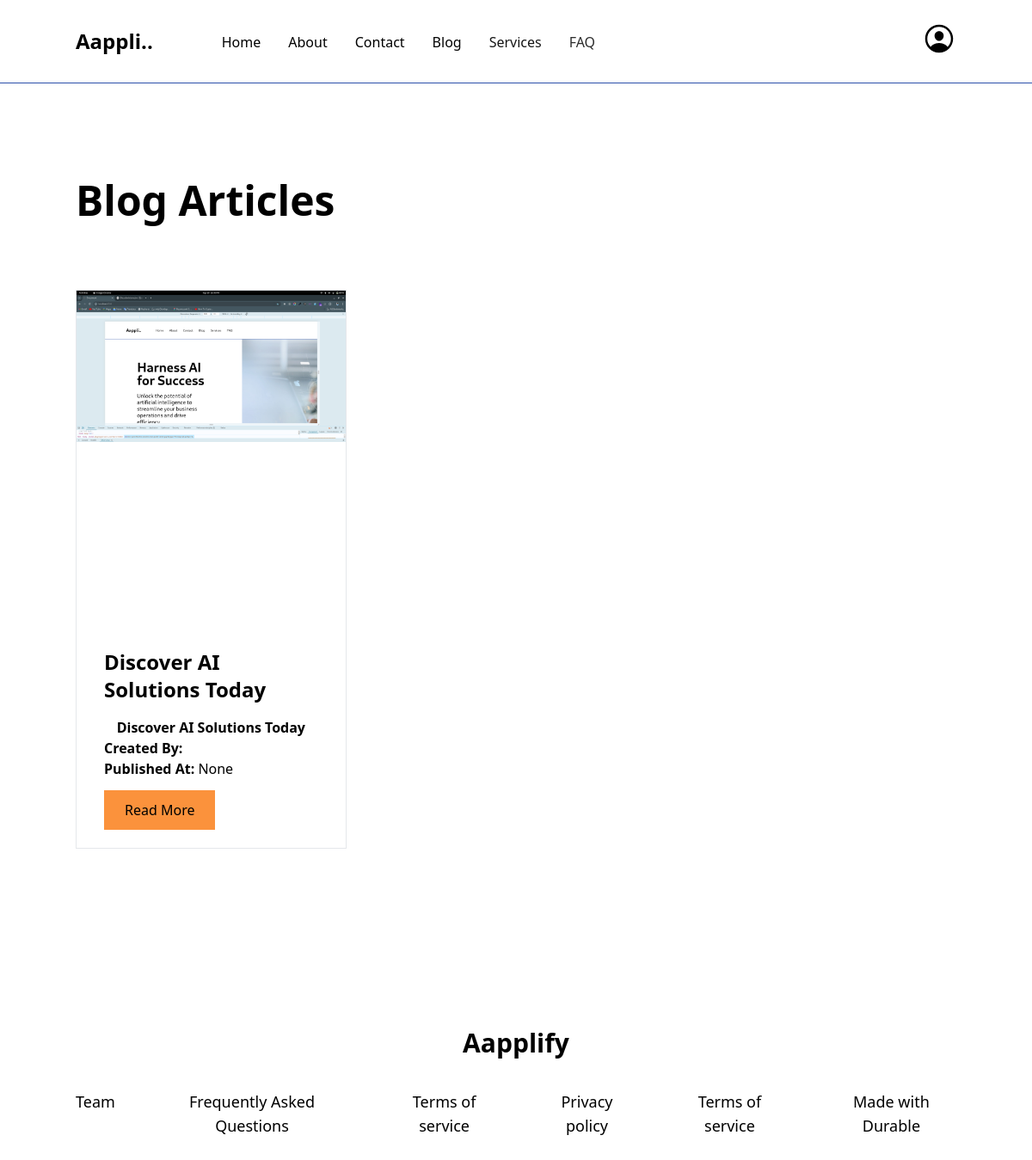
The app's page /blog/ (signed in) with its own data.
### mainapp/models.py (models this page shows, shortened)
class BlogPost(BaseModel):
    title = models.CharField(_("Blog Title"), max_length=255, unique=True)
    slug = models.SlugField(_("Blog Slug"), unique=True)
    thumbnail = models.ImageField(_("Blog Thumbnail"), upload_to='blog/')
    created_by = models.ForeignKey("authentication.User", verbose_name=_("Created By The User"), on_delete=models.CASCADE)
    body = CKEditor5Field('Text', config_name='extends')
    is_accepted = models.BooleanField(_("Blog accepted"), default=False)
    published_at = models.DateTimeField(blank=True, null=True)
    class Meta:
        ordering = ['-published_at']

### mainapp/views.py (the view)
# urls.py: path('blog/', BlogView.as_view(), name='main_blog'),
class BlogView(View):
    def get(self, request, blog_id=None):
        if blog_id:
            blog = get_object_or_404(BlogPost, id=blog_id)
            return render(request, 'pages/blog_detail.html', {'blog': blog})
        blogs = BlogPost.objects.filter(is_accepted=True)
        return render(request, 'pages/blog.html', {'blogs': blogs})

### templates/pages/blog.html (shortened to what this page needs)
{% extends "mainbase.html" %}
{% load static %}
{% load thumbnail %}
{% block content %}
    <section class="container py-28">
        <h1 class="text-5xl font-bold text-left mb-8 capitalize">Blog Articles</h1>
        <div class="grid grid-cols-3 gap-10 pt-12">
            {% for blog in blogs %}
            <div class="border">
                <div class="w-full h-96 pb-8">
                    {% thumbnail blog.thumbnail "300x300" crop="center" as im %}
                        <img src="{{ im.url }}" width="{{ im.width }}" height="{{ im.height }}">
                    {% endthumbnail %}
                </div>
                <div class="p-8">
                    <h2 class="text-2xl font-semibold">{{ blog.title }}</h2>
                    <p class="text-lg pb-4">{{ blog.body|truncatewords:30|safe }}</p>
                    <p><strong>Created By:</strong> {{ blog.created_by.username }}</p>
                    <p><strong>Published At:</strong> {{ blog.published_at }}</p>
                    <div class="py-3"></div>
                    <a class="bg-orange-400 py-3 px-6" href="{% url 'blog-detail' blog.id %}">Read More</a>
                </div>
            </div>
            {% empty %}
                <p>No blog posts available.</p>
            {% endfor %}
        </div>
    </section>
{% endblock content %}

### static/css/navbar.css (style rules this page uses)
.container { max-width: 1920px; margin: auto; }
@media screen and (max-width: 1400px) { .container { max-width: 1120px; } }
@media screen and (max-width: 1200px) { .container { max-width: 940px; } }
*,html { margin: 0; padding: 0; box-sizing: border-box; }

### records on screen
BlogPost: title "Discover AI Solutions Today", body "Discover AI Solutions Today", published_at "None"
